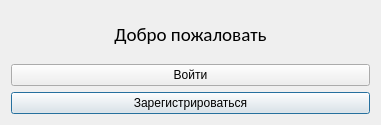
<?xml version="1.0" encoding="UTF-8"?>
<ui version="4.0">
 <class>WelcomeDialog</class>
 <widget class="QDialog" name="WelcomeDialog">
  <property name="geometry">
   <rect>
    <x>0</x>
    <y>0</y>
    <width>381</width>
    <height>125</height>
   </rect>
  </property>
  <property name="windowTitle">
   <string>Добро пожаловать</string>
  </property>
  <layout class="QGridLayout" name="gridLayout">
   <item row="2" column="0">
    <widget class="QPushButton" name="Reg">
     <property name="text">
      <string>Зарегистрироваться</string>
     </property>
    </widget>
   </item>
   <item row="1" column="0">
    <widget class="QPushButton" name="SignIn">
     <property name="text">
      <string>Войти</string>
     </property>
    </widget>
   </item>
   <item row="0" column="0">
    <widget class="QLabel" name="label">
     <property name="font">
      <font>
       <family>Calibri</family>
       <pointsize>14</pointsize>
      </font>
     </property>
     <property name="text">
      <string>&lt;html&gt;&lt;head/&gt;&lt;body&gt;&lt;p align=&quot;center&quot;&gt;Добро пожаловать&lt;/p&gt;&lt;/body&gt;&lt;/html&gt;</string>
     </property>
    </widget>
   </item>
  </layout>
 </widget>
 <resources/>
 <connections/>
</ui>
